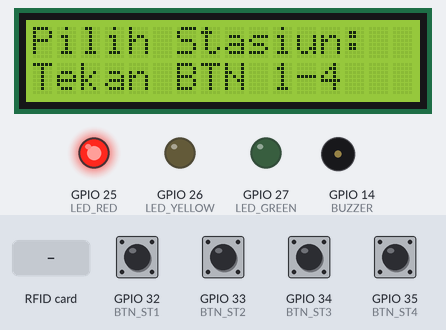
Recording of a sketch running on a simulated ESP32. Shown: 16×2 character LCD, output pins drawn as LEDs (lit = HIGH), buzzer (waves = sounding, pin HIGH). The inputs (shaded band) are chosen by the test bench; at power-on: GPIO 32 (BTN_ST1), GPIO 33 (BTN_ST2), GPIO 34 (BTN_ST3), GPIO 35 (BTN_ST4) HIGH. WiFi joins after 1.5 s; servers stay silent unless stated; uploads are accepted with an empty reply; what the sketch prints to the serial monitor is not drawn.

Above: at 4.2 s.
4.3 s: GPIO 32 (BTN_ST1) pulled LOW for 0.15 s
At 6.4 s:
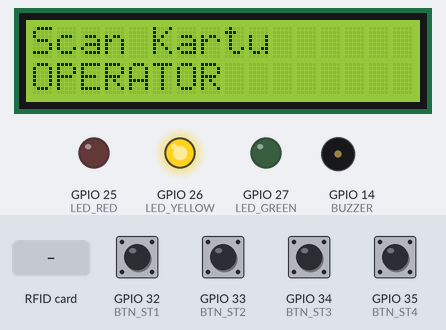
6.7 s: RFID card 5E 7A 19 C4 held to the reader
At 8.4 s:
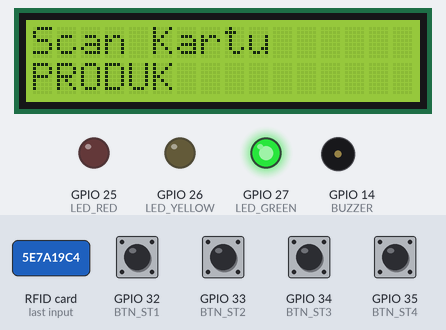
9.1 s: RFID card 5E 7A 19 C4 held to the reader
At 10.8 s:
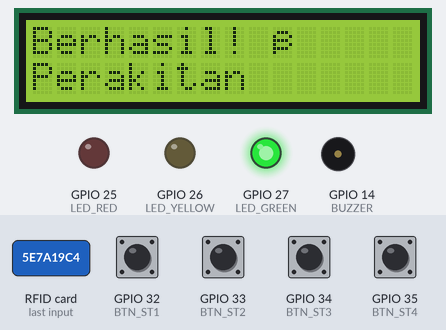
12.1 s: GPIO 35 (BTN_ST4) pulled LOW for 0.15 s
At 13.4 s:
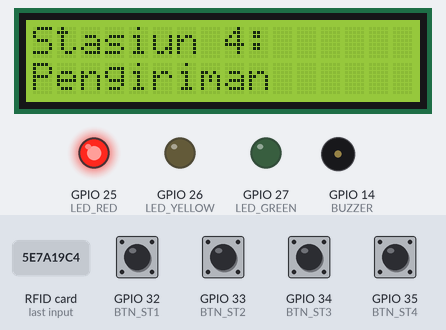
Timing chart, 0 to 13.8 s (numbered marks = the images above; inputs shaded):
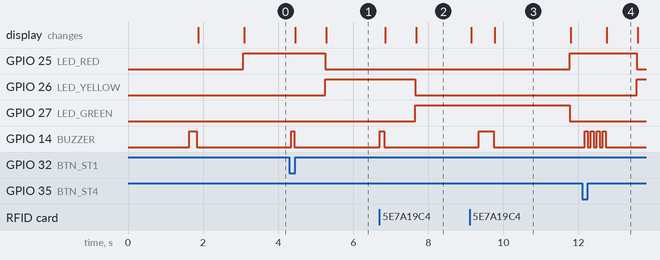

Measured:
- after the input at 4.3 s, GPIO 25 (LED_RED): HIGH → LOW after 0.95 s; GPIO 26 (LED_YELLOW): LOW → HIGH after 0.95 s; GPIO 14 (BUZZER): LOW → HIGH after 0.05 s, → LOW 0.08 s later; the display: first changes after 0.15 s (image 1 shows a later state)
- after the input at 6.7 s, GPIO 26 (LED_YELLOW): HIGH → LOW after 0.96 s; GPIO 27 (LED_GREEN): LOW → HIGH after 0.96 s; GPIO 14 (BUZZER): LOW → HIGH at once, → LOW 0.12 s later; the display: first changes after 0.16 s (image 2 shows a later state)
- after the input at 9.1 s, GPIO 25 (LED_RED): LOW → HIGH after 2.7 s; GPIO 27 (LED_GREEN): HIGH → LOW after 2.7 s; GPIO 14 (BUZZER): LOW → HIGH after 0.24 s, → LOW 0.40 s later; the display: first changes at once (image 3 shows a later state)
- after the input at 12.1 s, GPIO 25 (LED_RED): HIGH → LOW after 1.5 s; GPIO 26 (LED_YELLOW): LOW → HIGH after 1.5 s; GPIO 14 (BUZZER): alternates HIGH for 0.08 s and LOW for 0.08 s, 8 changes in all, then stays LOW, starting after 0.07 s; the display: changes after 0.65 s (image 4)
- what the display in image 3 shows lasts 2.0 s, from 9.8 s to 11.8 s
- what the display in image 4 shows lasts 0.8 s, from 12.8 s to 13.6 s

The sketch:

sketch.ino
```cpp
#include <SPI.h>
#include <MFRC522.h>
#include <Wire.h>
#include <LiquidCrystal_I2C.h>
#include <WiFi.h>
#include <HTTPClient.h>
#include <ArduinoJson.h>

// =============================================
// KONFIGURASI — ISI SESUAI MILIK ANDA
// =============================================
const char* WIFI_SSID     = "Wokwi-GUEST";
const char* WIFI_PASSWORD = "";
const char* FIREBASE_HOST = "https://YOUR_PROJECT_ID-default-rtdb.firebaseio.com";
const char* FIREBASE_AUTH = "YOUR_DATABASE_SECRET";

// =============================================
// PIN DEFINITION
// =============================================
#define SS_PIN     5
#define RST_PIN    17
#define LED_RED    25   // Step: Pilih Stasiun
#define LED_YELLOW 26   // Step: Scan Operator
#define LED_GREEN  27   // Step: Scan Produk
#define BUZZER     14

// Tombol pilih stasiun
#define BTN_ST1    32
#define BTN_ST2    33
#define BTN_ST3    34
#define BTN_ST4    35

// =============================================
// OPERATOR TABLE
// Scan kartu apapun → cek UID di tabel ini
// Jika tidak ada → pakai "Operator Umum"
// Tambahkan UID kartu Anda setelah diketahui dari Serial Monitor
// =============================================
const int OP_COUNT = 2;
const String OP_UIDS[]  = {
  "xxxxxxxx",   // ← ganti dengan UID kartu operator 1 dari Serial Monitor
  "yyyyyyyy"    // ← ganti dengan UID kartu operator 2
};
const String OP_NAMES[] = {
  "Budi Santoso",
  "Siti Rahayu"
};

// =============================================
// STATE MACHINE
// =============================================
enum ScanStep {
  WAIT_STATION,   // Tunggu tombol stasiun ditekan
  WAIT_OPERATOR,  // Tunggu scan kartu operator
  WAIT_PRODUCT    // Tunggu scan kartu produk
};

ScanStep currentStep      = WAIT_STATION;
int      currentStation   = 0;
String   currentStationName = "";
String   currentOperator  = "Operator Demo";
String   lastUID          = "";
unsigned long lastScanTime = 0;

const String STATION_NAMES[] = { "", "Perakitan", "Pengecatan", "Packing", "Pengiriman" };

MFRC522           rfid(SS_PIN, RST_PIN);
LiquidCrystal_I2C lcd(0x27, 16, 2);

// =============================================
// SETUP
// =============================================
void setup() {
  Serial.begin(115200);
  SPI.begin();
  rfid.PCD_Init();

  lcd.init();
  lcd.backlight();

  pinMode(LED_RED,    OUTPUT);
  pinMode(LED_YELLOW, OUTPUT);
  pinMode(LED_GREEN,  OUTPUT);
  pinMode(BUZZER,     OUTPUT);

  // Tombol dengan pull-up internal
  pinMode(BTN_ST1, INPUT_PULLUP);
  pinMode(BTN_ST2, INPUT_PULLUP);
  pinMode(BTN_ST3, INPUT_PULLUP);
  pinMode(BTN_ST4, INPUT_PULLUP);

  // Koneksi WiFi
  lcdPrint("Connecting WiFi", "...");
  WiFi.begin(WIFI_SSID, WIFI_PASSWORD);
  int retry = 0;
  while (WiFi.status() != WL_CONNECTED && retry < 20) {
    delay(500);
    Serial.print(".");
    retry++;
  }

  if (WiFi.status() == WL_CONNECTED) {
    beep(1, 200);
    lcdPrint("WiFi Connected!", "SmartFactory");
    Serial.println("\n[WiFi] Connected: " + WiFi.localIP().toString());
  } else {
    lcdPrint("WiFi Gagal!", "Mode Offline");
    Serial.println("\n[WiFi] Gagal terhubung");
  }
  delay(1200);

  setStep(WAIT_STATION);
}

// =============================================
// LOOP
// =============================================
void loop() {
  // ── CEK TOMBOL STASIUN ──
  if (currentStep == WAIT_STATION) {
    int pressed = readStationButton();
    if (pressed > 0) {
      currentStation     = pressed;
      currentStationName = STATION_NAMES[pressed];
      beep(pressed, 80); // Bunyi sesuai nomor stasiun
      lcdPrint("Stasiun " + String(pressed) + ":", currentStationName);
      Serial.println("[BTN] Stasiun dipilih: " + currentStationName);
      delay(800);
      setStep(WAIT_OPERATOR);
      return;
    }
  }

  // ── CEK RFID ──
  if (!rfid.PICC_IsNewCardPresent() || !rfid.PICC_ReadCardSerial()) return;

  // Anti-debounce: abaikan scan dalam 2 detik terakhir
  if (millis() - lastScanTime < 2000) return;
  lastScanTime = millis();

  String uid = getUID();
  Serial.println("[RFID] UID terbaca: " + uid);

  // ── STEP 2: Scan Operator ──
  if (currentStep == WAIT_OPERATOR) {
    // Cari nama operator dari tabel UID
    currentOperator = lookupOperator(uid);
    beep(1, 120);
    lcdPrint("Operator:", currentOperator.substring(0, 16));
    Serial.println("[OP] Operator: " + currentOperator);
    delay(800);
    setStep(WAIT_PRODUCT);
  }

  // ── STEP 3: Scan Produk ──
  else if (currentStep == WAIT_PRODUCT) {
    lcdPrint("Mengirim...", uid.substring(0, 16));
    Serial.println("[PROD] Produk UID: " + uid);

    bool ok = sendToFirebase(uid, currentStation, currentStationName, currentOperator);

    if (ok) {
      beep(1, 400);
      lcdPrint("Berhasil! ✓", currentStationName);
      Serial.println("[FB] Data terkirim!");
    } else {
      beep(3, 150);
      lcdPrint("Gagal kirim!", "Cek Firebase");
      Serial.println("[FB] Gagal kirim!");
    }

    delay(2000);
    currentOperator = "Operator Demo";
    setStep(WAIT_STATION);
  }

  rfid.PICC_HaltA();
  rfid.PCD_StopCrypto1();
}

// =============================================
// BACA TOMBOL STASIUN
// =============================================
int readStationButton() {
  if (digitalRead(BTN_ST1) == LOW) { delay(50); if (digitalRead(BTN_ST1) == LOW) return 1; }
  if (digitalRead(BTN_ST2) == LOW) { delay(50); if (digitalRead(BTN_ST2) == LOW) return 2; }
  if (digitalRead(BTN_ST3) == LOW) { delay(50); if (digitalRead(BTN_ST3) == LOW) return 3; }
  if (digitalRead(BTN_ST4) == LOW) { delay(50); if (digitalRead(BTN_ST4) == LOW) return 4; }
  return 0;
}

// =============================================
// LOOKUP OPERATOR
// =============================================
String lookupOperator(String uid) {
  for (int i = 0; i < OP_COUNT; i++) {
    if (uid == OP_UIDS[i]) return OP_NAMES[i];
  }
  // Jika UID tidak dikenal → tampilkan UID pendek sebagai nama
  return "Operator-" + uid.substring(0, 5);
}

// =============================================
// KIRIM DATA KE FIREBASE
// =============================================
bool sendToFirebase(String rfidUID, int station, String stationName, String operatorName) {
  if (WiFi.status() != WL_CONNECTED) {
    Serial.println("[FB] WiFi tidak terkoneksi");
    return false;
  }

  HTTPClient http;
  String url = String(FIREBASE_HOST) + "/scans.json?auth=" + FIREBASE_AUTH;

  StaticJsonDocument<256> doc;
  doc["rfid"]        = rfidUID;
  doc["station"]     = station;
  doc["stationName"] = stationName;
  doc["operator"]    = operatorName;
  doc["timestamp"]   = millis();

  String payload;
  serializeJson(doc, payload);

  Serial.println("[FB] POST: " + payload);

  http.begin(url);
  http.addHeader("Content-Type", "application/json");
  int code = http.POST(payload);
  Serial.println("[FB] HTTP " + String(code));
  http.end();

  return (code == 200 || code == 201);
}

// =============================================
// HELPERS
// =============================================
void setStep(ScanStep step) {
  currentStep = step;
  digitalWrite(LED_RED,    LOW);
  digitalWrite(LED_YELLOW, LOW);
  digitalWrite(LED_GREEN,  LOW);

  switch (step) {
    case WAIT_STATION:
      digitalWrite(LED_RED, HIGH);
      lcdPrint("Pilih Stasiun:", "Tekan BTN 1-4");
      break;
    case WAIT_OPERATOR:
      digitalWrite(LED_YELLOW, HIGH);
      lcdPrint("Scan Kartu", "OPERATOR");
      break;
    case WAIT_PRODUCT:
      digitalWrite(LED_GREEN, HIGH);
      lcdPrint("Scan Kartu", "PRODUK");
      break;
  }
}

String getUID() {
  String uid = "";
  for (byte i = 0; i < rfid.uid.size; i++) {
    if (rfid.uid.uidByte[i] < 0x10) uid += "0";
    uid += String(rfid.uid.uidByte[i], HEX);
    if (i < rfid.uid.size - 1) uid += "";
  }
  uid.toUpperCase();
  return uid;
}

void lcdPrint(String line1, String line2) {
  lcd.clear();
  lcd.setCursor(0, 0); lcd.print(line1.substring(0, 16));
  lcd.setCursor(0, 1); lcd.print(line2.substring(0, 16));
}

void beep(int times, int dur) {
  for (int i = 0; i < times; i++) {
    digitalWrite(BUZZER, HIGH); delay(dur);
    digitalWrite(BUZZER, LOW);
    if (i < times - 1) delay(80);
  }
}
```
